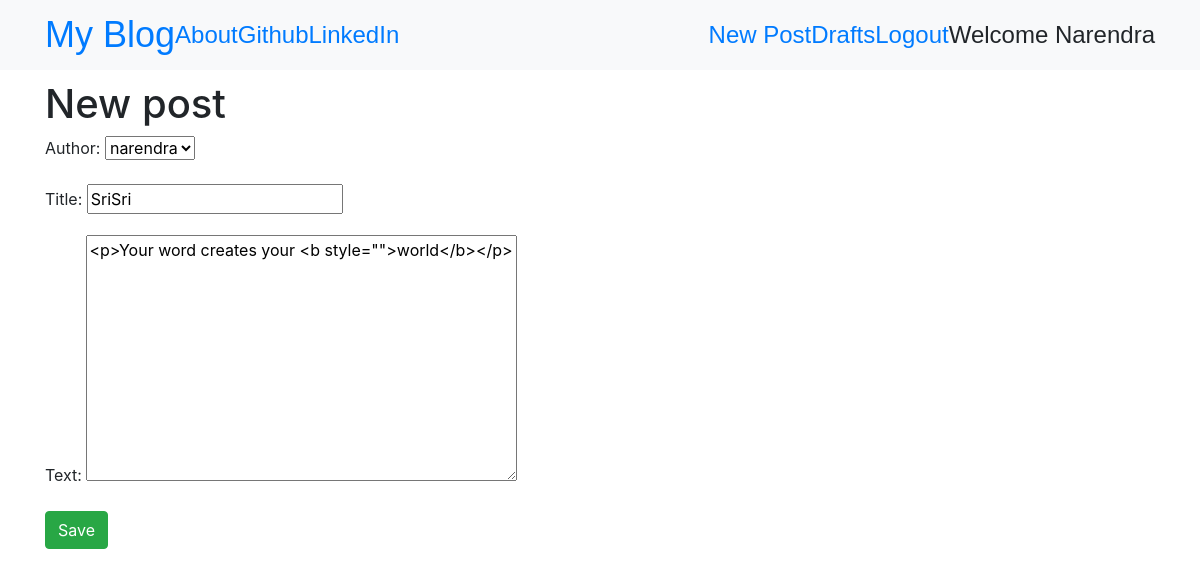
The page /post/7/edit/ (signed in) on the database its author committed.
### blog/models.py (models this page shows, shortened)
class Post(models.Model):
    author=models.ForeignKey('auth.User',on_delete=models.CASCADE)
    title=models.CharField(max_length=256)
    text=models.TextField()
    create_date=models.DateTimeField(default=timezone.now)
    published_date=models.DateTimeField(blank=True,null=True)

### blog/views.py (the view)
# urls.py: url(r'^post/(?P<pk>\d+)/edit/$',views.PostUpdateView.as_view(),name='post_edit'),
class PostUpdateView(LoginRequiredMixin,UpdateView):
    login_url='/login/'
    redirect_field_name='blog/post_detail.html'
    form_class=PostForm
    model=Post

### blog/forms.py
class PostForm(forms.ModelForm):
    class Meta():
        model=Post
        fields=('author','title','text')
        widgets={
        'title':forms.TextInput(attrs={'class':'textinputclass'}),
        'text':forms.Textarea(attrs={'class':'editable medium-editor-textarea postponed'})
        }

### blog/templates/blog/post_form.html (shortened to what this page needs)
{% extends 'blog/base.html' %}
{% block content %}
    <h1>New post</h1>
    <form method="POST" class="post-form">
    {{form.as_p}}
    <button type="submit" class="save btn btn-success">Save</button>
    </form>
{% endblock %}

### blog/templates/blog/base.html (shortened to what this page needs)
<!DOCTYPE html>
{% load static %}
<html>
<head>
<link rel="stylesheet" href="https://stackpath.bootstrapcdn.com/bootstrap/4.5.2/css/bootstrap.min.css">
<link rel="stylesheet" href="https://stackpath.bootstrapcdn.com/font-awesome/4.7.0/css/font-awesome.min.css">
<link rel="stylesheet" href="//cdn.jsdelivr.net/medium-editor/latest/css/medium-editor.min.css" type="text/css" media="screen" charset="utf-8">
<link rel="stylesheet" href="{% static 'css/mystyle.css' %}">
</head>
<body>
<nav class="navbar navbar-expand-lg bg-light techfont">
<div class="container">
<div class="navbar-nav align-items-center menu1">
<a class="bigbrand" href="{% url 'post_list' %}">My Blog</a>
<a  href="{% url 'about' %}">About</a>
<a  href="https://www.github.com">Github</a>
<a  href="https://www.linkedin.com">LinkedIn</a>
</div>
<div class="navbar-nav align-items-center ml-auto">
  {% if user.is_authenticated %}
<a href="{% url 'post_new' %}">New Post</a>
<a href="{% url 'post_draft_list' %}">Drafts</a>
<a href="{% url 'logout' %}">Logout</a>
<a>Welcome {{user.username|title}}</a>
  {% else %}
<a class="nav navbar-right" href="{% url 'login' %}"><span class="fa fa-user"></span></a>
  {% endif %}
</div>
</div>
</nav>
<div class="Content container">
<div class="row">
<div class="col-md-8">
<div class="blog_posts loader">
  {% block content %}
  {% endblock %}
</div>
</div>
</div>
</div>
</body>
</html>

### blog/static/css/mystyle.css (style rules this page uses)
.techfont { font-family: 'Russo One', sans-serif; font-size: 1.5em; margin-bottom: 10px; }
.bigbrand { font-size: 1.5em; }
.loader { filter:hue-rotate(0deg); color: linear-gradient(45deg,#0f8,#08f); animation:hue 5000ms infinite linear; }

### rows shown on the page
Post: author "narendra", title "SriSri", text "<p>Your word creates your <b style=\"\">world</b></p>"

### other values the page prints
{{ user.username|title }} "Narendra"
